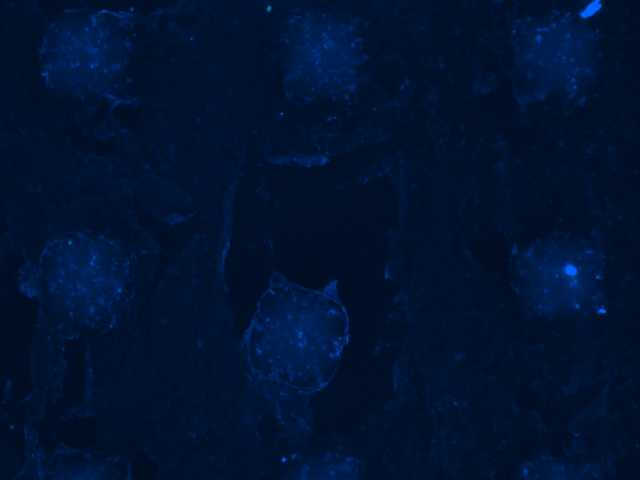
#> input picture imgs/20170809_3D LD DAY 5_Area1_10.tif, 1280 x 960 px, given in place of 20170809_3D LD DAY 5_Area1_None_DAPI.tif, which was not available (shown at 1/2 size)
$ python main.py   (older library calls are emulated)
#> lines starting #> are read from the running program, lines starting #| are printed output that depends on the picture; after the words box and inside, x2 and y2 are one past the last pixel; in counts of white or black regions, pixels touching at a corner belong together; pictures that were not available may be replaced by others from this repository, and a replacement may not be noted
import numpy as np
import cv2
from sklearn.cluster import KMeans
import matplotlib.pyplot as plt
import pandas as pd
from argparse import ArgumentParser
import datetime as dt

def load_images(index):
    images_return = []
    path = './imgs/'
    # dapi - Celulas sem marcação, gfp - Ceulas marcadas como morta e união das duas
    img_name = np.array(['20170809_3D LD DAY 5_Area1_#_DAPI.tif', '20170809_3D LD DAY 5_Area1_#_GFP.tif'])
    for item in img_name:
        images_return.append(cv2.cvtColor(cv2.imread(path + item.replace('#', str(index))), cv2.COLOR_BGR2RGB))

    return images_return

def log_transformation(constant, image):
    '''
    source: https://medium.com/@sonu008/image-enhancement-contrast-stretching-using-opencv-python-6ad61f6f171c

    Can be used to brighten the intensities of an image (like the Gamma Transformation, where gamma < 1).
    More often, it is used to increase the detail (or contrast) of lower intensity values.
    '''

    return constant * (np.log(1 + np.float32(image)))

def kmeans(image):
    shape_2 = 1 if len(image.shape) == 2 else image.shape[2]
    reshaped = image.reshape(image.shape[0] * image.shape[1], shape_2)
    kmeans = KMeans(n_clusters=2, n_init=40, max_iter=500).fit(reshaped)
    clustering = np.reshape(np.array(kmeans.labels_, dtype=np.uint8), (image.shape[0], image.shape[1]))

    '''
    all_black = True
    for i in range(len(clustering)):
        if clustering[i][0] == 1:
            all_black = False
            break

    if(not all_black):
        ret,thresh2 = cv2.threshold(clustering,127,255,cv2.THRESH_BINARY_INV)
        clustering = thresh2

    '''

    return clustering

def contrast_stretching(img, E):
    '''
    source: http://www.cs.uregina.ca/Links/class-info/425/Lab3/

    Contrast-stretching transformations increase the contrast between the darks and the lights.
    E controls the slope of the function and M is the mid-line where you want
    to switch from dark values to light values, we use the the mean of the image intensities.
    np.spacing(1) is aconstant that is the distance between 1.0 and the next largest number
    that can be represented in double-precision floating point.

    '''

    img = cv2.cvtColor(img, cv2.COLOR_BGR2GRAY)
    _mean = img.reshape((img.shape[0]*img.shape[1], 1)).mean(axis=0)
    M = _mean
    cs = 1 / ( 1 + (M / (img + np.spacing(1))) ** E)
    return np.float32(cs)

def pcs(img, tx = 0.1):
    '''
    source: http://interscience.in/IJPPT_Vol2Iss1/29-34.pdf

    Partial  contrast  is  an  auto  scaling  method.  It  is  a
    linear   mapping   function   that   is   usually   used   to
    increase the contrast level and brightness level of the
    image.  This  technique  will  be  based  on  the  original
    brightness  and  contrast  level  of  the  images  to  do  the
    adjustment.

    r_max,  b_max  and  g_max  are  the  maximum
    color level for each red, blue and green color palettes,
    respectively. r_min, b_min and g_min are the
    minimum  value  for  each  color  palette,  respectively.
    maxTH  and  minTH  are  the  average  number  of  these
    maximum  and  minimum  color  levels  for  each  color
    space.

    '''
    r, g, b = cv2.split(cv2.cvtColor(img, cv2.COLOR_BGR2RGB))
    r_min = r.reshape((r.shape[0]*r.shape[1], 1)).min(axis=0)
    g_min = g.reshape((g.shape[0]*g.shape[1], 1)).min(axis=0)
    b_min = b.reshape((b.shape[0]*b.shape[1], 1)).min(axis=0)
    r_max = r.reshape((r.shape[0]*r.shape[1], 1)).max(axis=0)
    g_max = g.reshape((g.shape[0]*g.shape[1], 1)).max(axis=0)
    b_max = b.reshape((b.shape[0]*b.shape[1], 1)).max(axis=0)
    minTH = (r_min + g_min + b_min)/3
    maxTH = (r_max + g_max + b_max)/3
    NminTH = minTH - minTH * tx
    NminTH = 0 if NminTH < 0 else NminTH
    NmaxTH = maxTH + (255 - maxTH) * tx
    NmaxTH = 255 if NmaxTH > 255 else NmaxTH

    #print('minTH {}, Nmin {}, maxTH {}, Nmax {}'.format(minTH, NminTH, maxTH, NmaxTH))
    img = cv2.cvtColor(img, cv2.COLOR_BGR2GRAY)
    _min = img.reshape((img.shape[0]*img.shape[1], 1)).min(axis=0)
    output = np.zeros_like(img)

    for x in range(img.shape[0]):
        for y in range(img.shape[1]):

            if img[x, y] > minTH :
                output[x,y] = (img[x,y]/minTH) * NminTH
            elif minTH <= img[x, y] and img[x, y] <= maxTH :
                output[x,y] = (((NmaxTH - NminTH)/(maxTH - minTH)) * (img[x,y] - _min)) + _min
            elif img[x, y] < maxTH :
                output[x,y] = (img[x,y]/maxTH) * maxTH

    return output

def find_microenvironments(img2print, mask, type_img=1 ):
    mask = mask.copy()
    img2print = img2print.copy()
    _mask = np.zeros_like(img2print)
    microenvironments = []


    if type_img == 1:
        area_min = 3000
        count_cnt_min = 100
        plus = 50
        max_r = 200
        text_size = 5
    elif type_img == 2:
        area_min = 1500
        count_cnt_min = 50
        plus = 25
        max_r = 100
        text_size = 2
    elif type_img == 3:
        area_min = 300
        count_cnt_min = 10
        plus = 12
        max_r = 50
        text_size = 1


    _, contours, hierarchy = cv2.findContours(mask, cv2.RETR_EXTERNAL,cv2.CHAIN_APPROX_SIMPLE)
    for cnt in contours:
        area = cv2.contourArea(cnt)

        if area < area_min:
            continue

        if len(cnt) < count_cnt_min:
            continue
        '''
        if len(microenvironments) > 0 :
            continue
        '''


        _e = list(cv2.fitEllipse(cnt))

        #excluindo raios muito grandes
        if(_e[1][0] > max_r or _e[1][1] > max_r):
            continue

        #aumentando os raios da elipse para exluir algum erro.
        #print(area, len(cnt), _e[1])
        _e[1] = (_e[1][0] + plus, _e[1][1] + plus)
        ellipse = tuple(_e)

        mask = np.zeros_like(img2print)
        cv2.ellipse(mask, ellipse, (255,255,255), -1)
        masked = np.bitwise_and(img2print, mask)
        microenvironments.append(masked)
        cv2.ellipse(img2print, ellipse, (0,255,0), 4)
        cv2.putText(img2print,
                    str(len(microenvironments) - 1),
                    (int(ellipse[0][0]) - plus, int(ellipse[0][1])),
                    cv2.FONT_HERSHEY_SIMPLEX,
                    text_size,
                    255,
                    2)
        cv2.ellipse(_mask, ellipse, (255,255,255), -1)


    return (microenvironments, img2print, _mask)

def counter_me(me, ix):
    row = ['{}'.format(ix), '-','-','-','-','-','-','-','-','-','-']
    for i, m in enumerate(me):

        _masked = cv2.cvtColor(m, cv2.COLOR_BGR2GRAY)
        blur = cv2.medianBlur(_masked,5)
        ret,thresh1 = cv2.threshold(blur,20,255,cv2.THRESH_BINARY) #THRESH_TOZERO     THRESH_BINARY
        _, contours, hierarchy = cv2.findContours(thresh1, cv2.RETR_EXTERNAL,cv2.CHAIN_APPROX_SIMPLE)
        cells = 0
        for cnt in contours:
            area = cv2.contourArea(cnt)

            if(cnt.shape[0] < 5):
                continue

            ellipse = cv2.fitEllipse(cnt)
            #cv2.ellipse(img2print, ellipse, (0,255,0), 4)
            cells += 1

        row[i+1] = cells
        #print('{} Microambiente {}; {} células mortas encontradas'.format(k, i, cells))

    return row


def save_img(img, mask, ix):
   cv2.imwrite('./outputs/out_{}.png'.format(ix),img)
   cv2.imwrite('./outputs/out_mask_{}.png'.format(ix),mask)

def process(index):

    ini = dt.datetime.now()
    indexs = [index]
    if(index == '0'):
        indexs = range(1, 64)


    df = pd.DataFrame(columns = ['MICROAMBIENTE', 'me 0', 'me 1', 'me 2','me 3', 'me 4','me 5', 'me 6','me 7', 'me 8','me 9'])
    for ix in indexs:
        print(ix)
        images = load_images(ix)
        cs = pcs(images[0], 0.1)
#> in pcs, `r, g, b = cv2.split(cv2.cvtColor(img, cv2.COLOR_BGR2RGB))`:
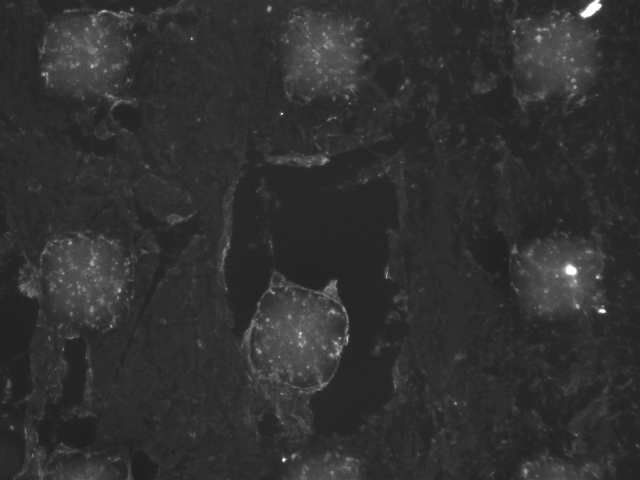
#> r: shape (960, 1280) (shown at 1/2 size); min 27, max 254, mean 49.3
#> in pcs, `r, g, b = cv2.split(cv2.cvtColor(img, cv2.COLOR_BGR2RGB))`:
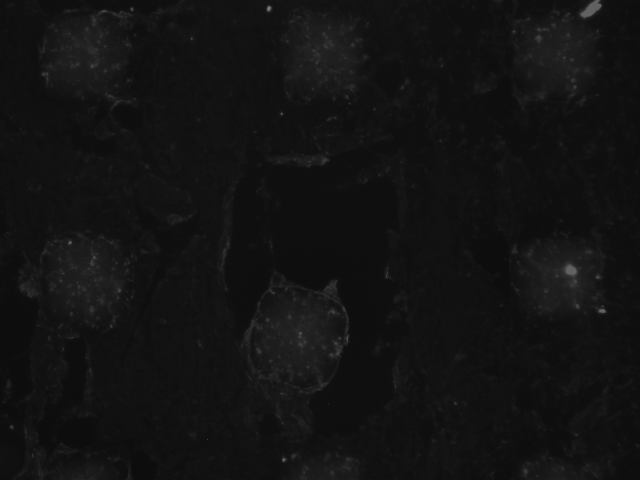
#> g: shape (960, 1280) (shown at 1/2 size); min 10, max 206, mean 18.7
#> in pcs, `r, g, b = cv2.split(cv2.cvtColor(img, cv2.COLOR_BGR2RGB))`: b: shape (960, 1280); every value is 0
        logtrans = log_transformation(0.9, cs)
#> in log_transformation, `return constant * (np.log(1 + np.float32(image)))`:
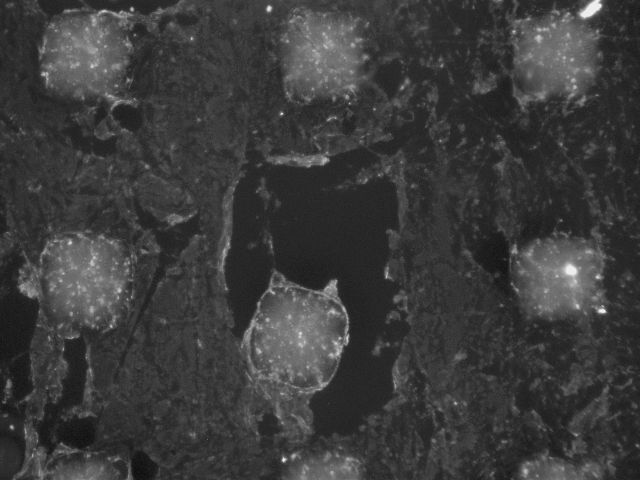
#> returned value: shape (960, 1280) float32 (shown at 1/2 size); min 2.31, max 4.46, mean 2.82; drawn with min black and max white
        blur = cv2.medianBlur(logtrans,5)
        kmask = kmeans(blur)
#> in kmeans, `clustering = np.reshape(np.array(kmeans.labels_, dtype=np.uint8), (ima..`:
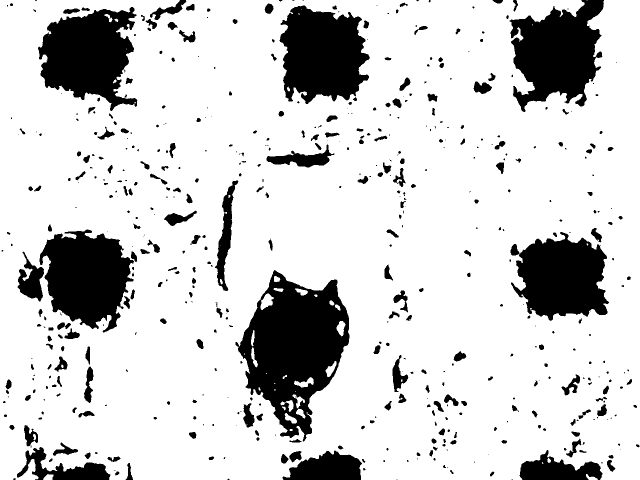
#> clustering: shape (960, 1280) (shown at 1/2 size); values 0 (black) and 1 (white), 81.4% white; 539 black regions (239 under 20 px), largest, box (x1, y1, x2, y2) and area: (471, 540, 699, 883) 42140, (1019, 0, 1208, 224) 26642, (76, 14, 275, 222) 26307
        me, img, mask = find_microenvironments(images[1], kmask)
#> after the loop in find_microenvironments, `for cnt in contours:`: _mask: shape (960, 1280, 3); every value is 0
        save_img(img,kmask, ix)
        df.loc[len(df)] = counter_me(me, ix)

    df.to_csv('./outputs/output.csv')
    print('Tempo de execução {} '.format((dt.datetime.now()-ini)))


parser = ArgumentParser()
parser.add_argument('-i', dest='index')

args = parser.parse_args()
process(args.index)
